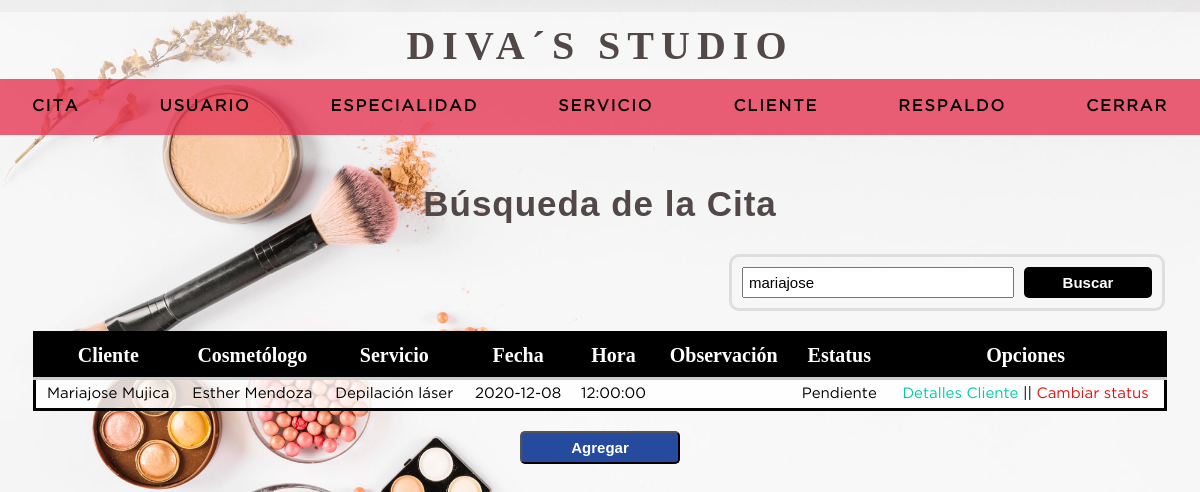
Screenshot of /buscar_cita.php?busqueda=Mariajose (signed in) with the database file from the repository.
### tables this page shows
CREATE TABLE `cita` (
  `ci_cliente` varchar(20) NOT NULL,
  `ci_cosmetologa` varchar(20) NOT NULL,
  `idservicio` int(11) NOT NULL,
  `fecha` date NOT NULL,
  `hora` time NOT NULL,
  `observacion` varchar(100) NOT NULL,
  `idstatus` int(11) NOT NULL DEFAULT 1,
  PRIMARY KEY (`ci_cliente`,`ci_cosmetologa`,`idservicio`,`fecha`,`hora`) USING BTREE,
  KEY `idservicio` (`idservicio`),
  KEY `fecha` (`fecha`),
  KEY `hora` (`hora`),
  KEY `idstatus` (`idstatus`),
  KEY `ci_cliente` (`ci_cliente`,`ci_cosmetologa`),
  KEY `ci_cosmetologa` (`ci_cosmetologa`),
  CONSTRAINT `cita_ibfk_2` FOREIGN KEY (`ci_cosmetologa`) REFERENCES `trabajo` (`ci_cosmetologa`) ON DELETE CASCADE ON UPDATE CASCADE,
  CONSTRAINT `cita_ibfk_3` FOREIGN KEY (`ci_cliente`) REFERENCES `cliente` (`ci_cliente`) ON DELETE CASCADE ON UPDATE CASCADE,
  CONSTRAINT `cita_ibfk_4` FOREIGN KEY (`idstatus`) REFERENCES `status` (`idatatus`) ON DELETE CASCADE ON UPDATE CASCADE
);

CREATE TABLE `cliente` (
  `ci_cliente` varchar(20) NOT NULL,
  `nombre` varchar(50) NOT NULL,
  `apellido` varchar(50) NOT NULL,
  `fecha_nacimiento` date NOT NULL,
  `codgenero` int(11) NOT NULL,
  `fechaingreso` timestamp NOT NULL DEFAULT current_timestamp() ON UPDATE current_timestamp(),
  `estatus` int(1) NOT NULL DEFAULT 1,
  PRIMARY KEY (`ci_cliente`) USING BTREE,
  KEY `codgenero` (`codgenero`),
  CONSTRAINT `cliente_ibfk_1` FOREIGN KEY (`codgenero`) REFERENCES `genero` (`codgenero`) ON DELETE CASCADE ON UPDATE CASCADE
);

CREATE TABLE `usuario` (
  `ci_usuario` varchar(20) NOT NULL,
  `nombreu` varchar(50) NOT NULL,
  `apellidou` varchar(50) NOT NULL,
  `usuario` varchar(30) NOT NULL,
  `clave` varchar(50) NOT NULL,
  `codgenero` int(11) NOT NULL,
  `idrol` int(11) NOT NULL,
  `direccion` varchar(200) NOT NULL,
  `fechaingreso` timestamp NOT NULL DEFAULT current_timestamp(),
  `estatus` int(1) NOT NULL DEFAULT 1,
  PRIMARY KEY (`ci_usuario`) USING BTREE,
  KEY `idrol` (`idrol`),
  KEY `codgenero` (`codgenero`),
  CONSTRAINT `usuario-genero` FOREIGN KEY (`codgenero`) REFERENCES `genero` (`codgenero`) ON DELETE CASCADE ON UPDATE CASCADE,
  CONSTRAINT `usuario-rol` FOREIGN KEY (`idrol`) REFERENCES `rol` (`idrol`) ON DELETE CASCADE ON UPDATE CASCADE
);

CREATE TABLE `servicio` (
  `idservicio` int(11) NOT NULL AUTO_INCREMENT,
  `descripcion_servicio` varchar(30) NOT NULL,
  PRIMARY KEY (`idservicio`)
);

CREATE TABLE `status` (
  `idatatus` int(11) NOT NULL AUTO_INCREMENT,
  `status` varchar(20) NOT NULL,
  PRIMARY KEY (`idatatus`)
);

### buscar_cita.php (the view, shortened to what this page needs)
<html lang="en">
	<head>
		<?php include "includes/scripts.php";?>
	</head>
	<body>
	<?php include "includes/headeruser.php";
	include 'includes/conexion.php';
	?>
		<section class="container" >
			<?php
				$busqueda =strtolower ($_REQUEST['busqueda']);
			?>
			<h2>Búsqueda de la Cita</h2>
				<form action="buscar_cita.php" method="get" class="form_search">
					<input type="text" name="busqueda" id="busqueda" placeholder="Buscar" value="<?php echo $busqueda;?>">
					<input type="submit" value="Buscar" class="btn_search" placeholder="Buscar">
				</form>
				<table>
					<tr>
						<th>Cliente</th>
						<th>Cosmetólogo</th>
						<th>Servicio</th>
						<th>Fecha</th>
						<th>Hora</th>
						<th>Observación</th>
						<th>Estatus</th>
						<th>Opciones</th>
					</tr>
				<?php
					$query= mysqli_query($conexion, "SELECT cit.ci_cliente, c.nombre, c.apellido,
															cit.ci_cosmetologa, u.nombreu, u.apellidou,
															cit.idservicio, s.descripcion_servicio,
															cit.fecha, cit.hora, cit.observacion,
															cit.idstatus, sta.status
													FROM cita cit
													INNER JOIN cliente c  		ON cit.ci_cliente = c.ci_cliente
													INNER JOIN usuario u  		ON cit.ci_cosmetologa = u.ci_usuario
													INNER JOIN servicio s   	ON cit.idservicio = s.idservicio
													INNER JOIN status sta  		ON cit.idstatus = sta.idatatus
													WHERE
														(c.nombre like '%$busqueda%' OR
														c.apellido like '%$busqueda%' OR
														u.nombreu like '%$busqueda%' OR
														u.apellidou like '%$busqueda%' OR
														s.descripcion_servicio like '%$busqueda%' OR
														cit.fecha like '%$busqueda%' OR
														cit.hora like '%$busqueda%' OR
														sta.status like '%$busqueda%' OR
														observacion like '%$busqueda%')
													ORDER BY cit.fecha ASC");
					while($mostrar=mysqli_fetch_array($query)) {
						$ci_cliente=$mostrar['ci_cliente'];
						$ci_cosmetologa=$mostrar['ci_cosmetologa'];
						$idservicio=$mostrar['idservicio'];
						$fecha=$mostrar['fecha'];
						$hora=$mostrar['hora'];
				?>
					<tr>
						<td><?php echo $mostrar['nombre'].' '. $mostrar['apellido']?></td>
						<td><?php echo $mostrar['nombreu'].' '. $mostrar['apellidou']?></td>
						<td><?php echo $mostrar['descripcion_servicio']?></td>
						<td><?php echo $fecha?></td>
						<td><?php echo $hora?></td>
						<td><?php echo $mostrar['observacion']?></td>
						<td><?php echo $mostrar['status']?></td>
						<td><a class="edit" href="mas_cliente.php?ci=<?php echo $ci_cliente?>">Detalles Cliente</a>
							||
							<a class="delete" href="editar-status.php?
													ci_cliente=<?php echo $ci_cliente;?>
													&ci_cosmetologa=<?php echo $ci_cosmetologa;?>
													&idservicio=<?php echo $idservicio;?>
													&fecha=<?php echo $fecha;?>
													&hora=<?php echo $hora;?>">Cambiar status<a/>
						</td>
					</tr>
				<?php
					}
				?>
				</table>
				<input type="submit" value="Agregar" class="agregar" onclick="location.href='nueva_cita.php'">
		</section>
	</body>
</html>

### css/style.css (style rules this page uses)
* { margin: 0; padding: 0; box-sizing: border-box; }
body { background-image: url('../imagen/bg-2.jpg'); background-position:center; background-repeat: no-repeat; background-size:cover; background-attachment:fixed; }
h1, h2, h3, h4, h5, h6 { font-family: 'arial'; font-weight: bold; letter-spacing: 1px; }
h2 { font-size: 20px; }
a { text-decoration: none; }
.container { padding: 10rem 15px 15px; }
.container h2 { color: rgb(82, 72, 72); margin:12px 0 10px 0; font-size: 35px; text-align: center; }
form { margin: auto; padding: 20px 50px; background-color: rgba(255, 255, 255, 0.9); border-radius:2px; border:3px solid #dedede; }
input, select { width: 100%; font-size: 15px; padding: 5px; }
.form_search { display: flex; float:right; background:initial; padding:10px; border-radius:10px; margin: 20px; }
#busqueda { width: 17rem; }
.btn_search { background:#000; font-weight: bold; color: #ffff; padding: 0 20px; width: 8rem; border:0; cursor:pointer; margin-left:10px; border-radius:5px; }
.agregar { background: #264A9E; text-align:center; color:white; width:10rem; cursor: pointer; border-radius:5px; padding:6px; font-weight: bold; }
.container { color: rgb(82, 72, 72); margin:12px 0 10px 0; font-size: 25px; text-align: center; }
table { background: rgba(255, 255, 255, 0.8); border: solid 3px #000; margin: 20px auto; width: 97%; border-collapse:collapse; }
th { padding:10px; font-weight:bold; border-bottom:solid 3px #ccc; font-size: 20px; background: black; color:white; }
td { padding:7px; text-align: center; border-bottom:solid 1px #ccc; font-family: 'GothamBook'; font-size: 15px; }
.edit { color: #00ccaa; }
.delete { color: #df1313; }

### rows the page displays
cita: ci_cliente.nombre "Mariajose", ci_cliente.apellido "Mujica", usuario.nombreu "Esther", usuario.apellidou "Mendoza", idservicio.descripcion_servicio "Depilación láser", fecha "2020-12-08", hora "12:00:00", idstatus.status "Pendiente"
